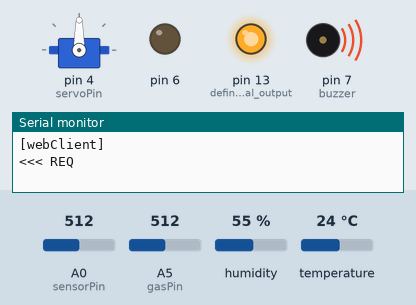
Bench run of a sketch on a simulated Arduino Uno, built with avr-gcc and run on an emulated ATmega328P. Parts: servo, output pins drawn as LEDs (lit = HIGH), buzzer (waves = sounding), the last lines printed to the serial monitor. The test bench sets the inputs (shaded band); at power-on: A5 (gasPin) = 512, A0 (sensorPin) = 512, humidity 55 %, temperature 24 °C.

Above: at 1.29 s.
1.3 s: A5 (gasPin) set to 132
4.3 s: A5 (gasPin) set to 112
At 4.3 s:
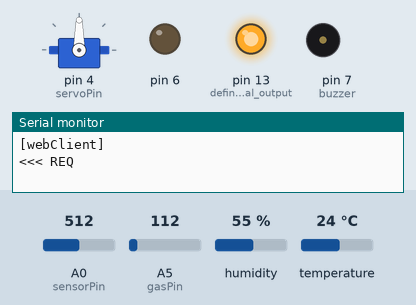
5.8 s: A5 (gasPin) set to 130
At 6.04 s:
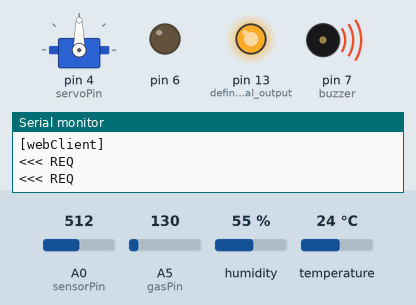
8.8 s: A5 (gasPin) set to 110
At 8.89 s:
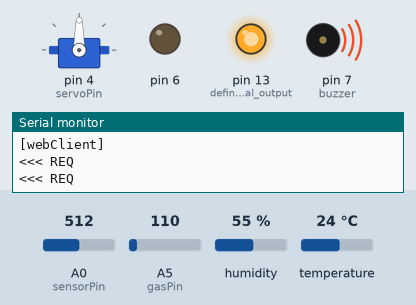
10.3 s: A5 (gasPin) set to 306
At 10.42 s:
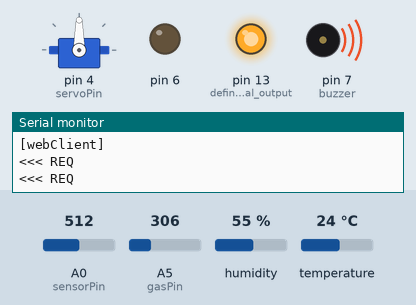
Timing chart, 0 to 14.3 s (numbered marks = the images above; inputs shaded):
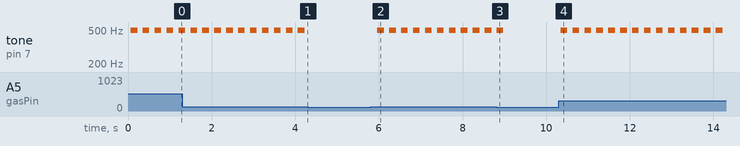

The sketch:

smartHouse.ino
```cpp
#include <EtherCard.h>
#include <dht.h>
#include <Servo.h>

dht DHT;
#define dht_apin A1   //sensor temp and huminity
int servoPin = 4;
int buzzer = 7; // set the buzzer control digital IO pin
Servo Servo1;
char alarm = '0';

// defines pins numbers

const int trigPin = 8;
const int echoPin = 9;
int sensorPin = A0; // select the input pin for LDR
int light = 0; // variable to store the value coming from the sensor
const int gasPin = A5; //GAS sensor output pin to Arduino analog A5 pin

// ethernet interface mac address, must be unique on the LAN
static byte mymac[] = { 0x74,0x69,0x70,0x2D,0x30,0x40 };

byte Ethernet::buffer[400];
byte ebuff[400];
static uint32_t timer;

const char website[] PROGMEM = "zafora.icte.uowm.gr";

// called when the client request is complete
static void my_callback (byte status, word off, word len) {
  Serial.println(">>>");
  Ethernet::buffer[off+400] = 0;
  //Serial.print((const char*) Ethernet::buffer + off);
  //Serial.println("...");

  //read var
  memcpy( ebuff, Ethernet::buffer,sizeof(Ethernet::buffer));
  ebuff[off+400] = 0;
  Ethernet::buffer[0] = 0;
  Ethernet::buffer[off] = 0;
    Serial.print((const char*) ebuff + off);

  boolean flag = false;
  int flag_servo = 5;
  int flag_relay2 = 5;
  int k = 0;
  for(int i=0; i<400; i++){

    if(flag==false){

      if (ebuff[i]=='~'){


        k=k+1;

        if (k==1){

        flag_servo = ebuff[i+1]-48;
        flag_relay2 = ebuff[i+2]-48;

 // Serial.println(ebuff[i+1]);
  //Serial.println(ebuff[i+2]);
  //Serial.println(ebuff[i+3]);
          }
        //flag = true;
        delay(5);
      }
    }
  }
  Serial.println("rele");
  Serial.println(flag_relay2);


  //actions
  if (flag_servo==1){
    Servo1.write(160);
    Serial.print("ok");
    delay(1000);
  }
  else if (flag_servo==2){
    Serial.print("ok1");
    Servo1.write(90);
    delay(1000);
  }

    digitalWrite(6, HIGH);
    delay(1000);
    digitalWrite(6, LOW);
    delay(1000);

  if (flag_relay2==1){
    digitalWrite(6, LOW);
    Serial.print("ok2");
    delay(1000);
  }
  else{
    digitalWrite(6, HIGH);
    delay(1000);
  }


}
void setup () {
  Serial.begin(57600);
  Serial.println(F("\n[webClient]"));

  if (ether.begin(sizeof Ethernet::buffer, mymac) == 0)
    Serial.println(F("Failed to access Ethernet controller"));
  if (!ether.dhcpSetup())
    Serial.println(F("DHCP failed"));

  ether.printIp("IP:  ", ether.myip);
  ether.printIp("GW:  ", ether.gwip);
  ether.printIp("DNS: ", ether.dnsip);

#if 1
  // use DNS to resolve the website's IP address
  if (!ether.dnsLookup(website))
    Serial.println(F("DNS failed"));
#elif 2
  // if website is a string containing an IP address instead of a domain name,
  // then use it directly. Note: the string can not be in PROGMEM.
  char websiteIP[] = "192.168.1.1";
  ether.parseIp(ether.hisip, websiteIP);
#else
  // or provide a numeric IP address instead of a string
  byte hisip[] = { 192,168,1,1 };
  ether.copyIp(ether.hisip, hisip);
#endif

  ether.printIp("SRV: ", ether.hisip);

  //setup sensors
  Servo1.attach(servoPin);
  pinMode(trigPin, OUTPUT); // Sets the trigPin as an Output
  pinMode(echoPin, INPUT); // Sets the echoPin as an Input
   pinMode(6, OUTPUT);
   pinMode (13, OUTPUT); // define the digital output interface 13 feet
   digitalWrite (13, HIGH); // open the laser head
    pinMode(buzzer, OUTPUT); // set pin 8 as output
}

void loop () {

  //Sensors
  //temperature & hymidity
    DHT.read11(dht_apin);
    /*Serial.print(F("humidity: "));
    Serial.println(DHT.humidity);

    Serial.print(F("temp: "));
    Serial.println(DHT.temperature);
    */
    //delay(500);
    // defines variables
    /*long duration;
    int distance;
    // Clears the trigPin
    digitalWrite(trigPin, LOW);
    delayMicroseconds(2);
    // Sets the trigPin on HIGH state for 10 micro seconds
    digitalWrite(trigPin, HIGH);
    delayMicroseconds(10);
    digitalWrite(trigPin, LOW);
    // Reads the echoPin, returns the sound wave travel time in microseconds
    duration = pulseIn(echoPin, HIGH);
    // Calculating the distance
    distance= duration*0.034/2;
    // Prints the distance on the Serial Monitor
    //Serial.print(F("Distance: "));
    //Serial.println(distance);
     //delay(1000);
   */
    light = analogRead(sensorPin); // read the value from the sensor LASER
    //Serial.println(light); //prints the values coming from the sensor on the screen


    char gas;
    //Serial.println(analogRead(gasPin));
    if(analogRead(gasPin)>120){
      gas = 1;
      for (int i = 0; i < 80; i++) {  // make a sound
        digitalWrite(buzzer, HIGH); // send high signal to buzzer
        delay(1); // delay 1ms
        digitalWrite(buzzer, LOW); // send low signal to buzzer
        delay(1);
      }
      alarm = '1';
    }
    //delay(1000);


    char socket;

/*    if(distance<20){
      socket = '1';

   delay(1000);
    }
    else{
      socket = '0';
    }*/socket = '1';


    //memset(DataCombination,0,sizeof(DataCombination));
    String DataCombination = String(DHT.temperature) + "&hum=" + String(DHT.humidity) + "&socket=" + socket + "&light=" + light + "&smoke=" + alarm ;
    int DataCombination_len = DataCombination.length() + 1;
    char DataChar[DataCombination_len];
    DataCombination.toCharArray(DataChar, DataCombination_len);

  delay(100);
  //Ethernet

  word pos = ether.packetLoop(ether.packetReceive());


  if (millis() > timer) {
    timer = millis() + 5000;
    Serial.println();
    Serial.print(F("<<< REQ "));
    ether.browseUrl(PSTR("/~ictest00754/greecomnia/actions/connect_sensor.php?plug=5&ardid=2&location=livingroom&idsensor1=4&type1=1&type2=2&idsensor2=2&type3=3&idsensor3=67&sensor3=3&idsensor4=4&sensor4=4&type4=4&temp="), DataChar, website, my_callback);
  }
  alarm = '0';


}
```

Measured:
- the behaviour switches between 121 and 120 on A5 (gasPin) (found by bisection; images 0 and 1)
- after the input at 4.3 s, tone on pin 7 (buzzer): stops changing and stays silent
- after the input at 5.8 s, tone on pin 7 (buzzer): alternates 496 Hz for 0.16 s and silent for 0.13 s, starting after 0.16 s
- after the input at 8.8 s, tone on pin 7 (buzzer): goes on until 9.0 s, then stays silent
- after the input at 10.3 s, tone on pin 7 (buzzer): alternates 496 Hz for 0.16 s and silent for 0.13 s, starting after 0.05 s
- by itself, tone on pin 7 (buzzer): alternates 496 Hz for 0.16 s and silent for 0.13 s
